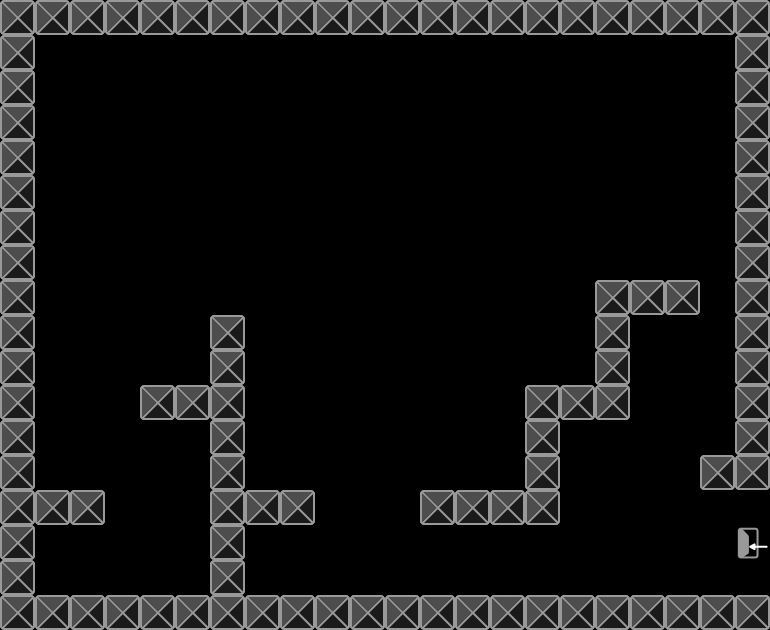

A 2D game scene composited from a Tiled map and its tileset images. What follows is a short description and the map's XML, with each tile layer's data collapsed to a summary:
An orthogonal 22x18 tile map with 35x35 px tiles, 2 tile layers (platforms, exit).

<map version="1.0" orientation="orthogonal" renderorder="right-down" width="22" height="18" tilewidth="35" tileheight="35">
 <tileset firstgid="1" name="tile" tilewidth="35" tileheight="35">
  <image source="tile.png" width="70" height="35" />
 </tileset>
 <layer name="platforms" width="22" height="18">
  <data>[396 cells, 102 non-empty, 1 distinct tile ids]</data>
 </layer>
 <layer name="exit" width="22" height="18">
  <data>[396 cells, 1 non-empty, 1 distinct tile ids]</data>
 </layer>
</map>
